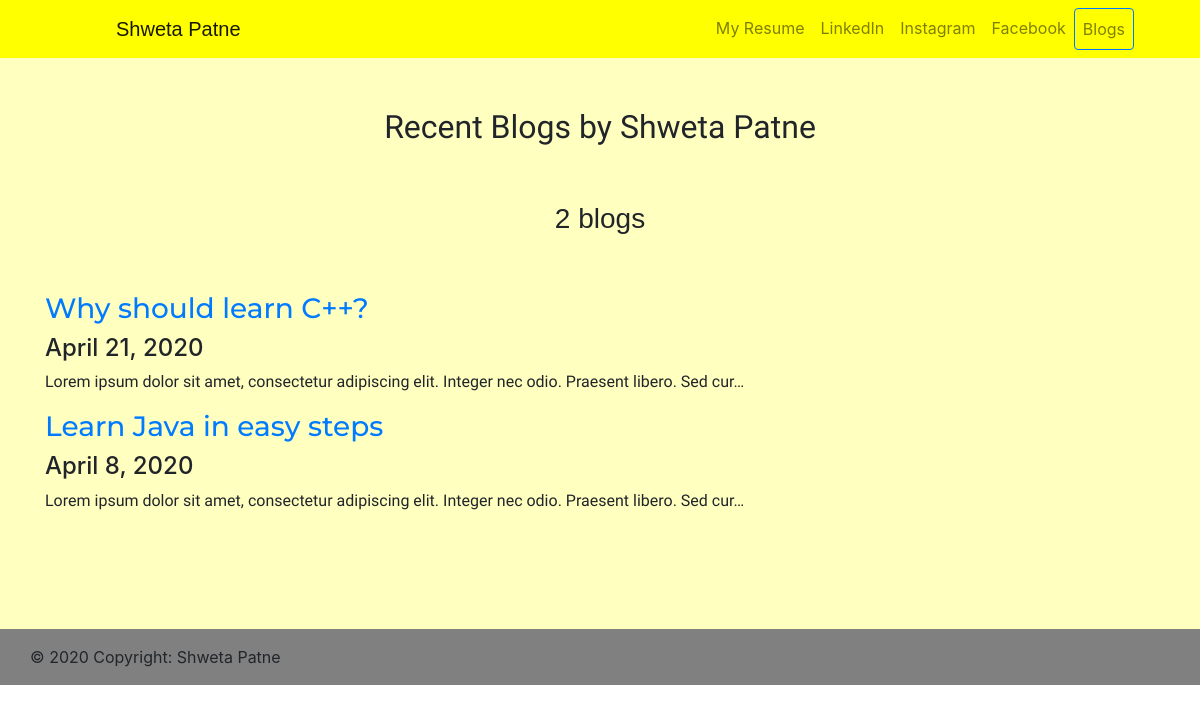
Screenshot of /blog/ with the database file from the repository.
### blog/models.py (models this page shows, shortened)
class Blog(models.Model):
    title = models.CharField(max_length=200)
    date = models.DateField()
    description = models.TextField()
    url = models.URLField(blank=True)

### blog/views.py (the view)
# urls.py: path('', views.all_blogs, name="all_blogs"),
def all_blogs(request):
    blogs = Blog.objects.order_by('-date')
    return render(request, 'blog/all_blogs.html', {'blogs':blogs})

### blog/templates/blog/all_blogs.html (shortened to what this page needs)
{% extends 'portfolio/base.html' %}
{% block content %}
	<div class="container" style="padding-top: 50px; padding-bottom: 100px;">
		<h2 align="center" style="font-family: 'Julius Sans One', sans-serif;">Recent Blogs by Shweta Patne </h2><br><br>
		<div>
			<h3 align="center" style="font-family: 'Merriweather Sans', sans-serif;"> {{blogs.count}} blog{{blogs.count | pluralize}} </h3>
			<br><br>
			{%for blog in blogs%}
			<a href="{% url 'blog:detail' blog.id %}"><h3 style="font-family: 'Montserrat', sans-serif;"> {{blog.title}} </h3></a>
			<h4> {{blog.date}} </h4>
			<p style="font-family: 'Tajawal', sans-serif;"> {{blog.description|striptags|truncatechars:100}} </p>
			{% endfor %}
		</div>
	</div>
{% endblock %}

### portfolio/templates/portfolio/base.html (shortened to what this page needs)
<!doctype html>
<html lang="en">
  <head>
    <link rel="stylesheet" href="https://stackpath.bootstrapcdn.com/bootstrap/4.4.1/css/bootstrap.min.css">
  </head>
  <body>
  	{% load static %}
  	<nav class="navbar navbar-expand-lg navbar-light" style="font-color: #000000; background-color: #ffff00;">
	  <a class="navbar-brand" href="{% url "home" %}" style="padding-left: 100px; font-family: 'Merriweather Sans', sans-serif;">Shweta Patne</a>
	  <div class="collapse navbar-collapse justify-content-end" id="navbarNav" style="padding-right: 50px; color: blue">
	    <ul class="navbar-nav">
	      <li class="nav-item">
	        <a class="nav-link" href="{% static 'portfolio/Sample Resume.pdf'%}">My Resume<span class="sr-only">(current)</span></a>
	      </li>
	      <li class="nav-item">
	        <a class="nav-link" href="#">LinkedIn</a>
	      </li>
	      <li class="nav-item">
	        <a class="nav-link" href="#">Instagram</a>
	      </li>
	      <li class="nav-item">
	        <a class="nav-link" href="#">Facebook</a>
	      </li>
	      <li class="nav-item">
	        <a class="nav-link btn btn-outline-primary" href="{%url 'blog:all_blogs'%}">Blogs</a>
	      </li>
	    </ul>
	  </div>
	</nav>
	<div style="background-color: #ffffc0;">
    {% block content %}{% endblock %}
    </div>
    <footer style="background-color: grey; text-align: center;">
	   <div class="container">
	      <div class="row">
	          <div class="footer-copyright text-center py-3">© 2020 Copyright: Shweta Patne
			  </div>
	       </div>
	   </div>
	</footer>
  </body>
</html>

### rows the page displays
Blog: title "Why should learn C++?", date "April 21, 2020", description "Lorem ipsum dolor sit amet, consectetur adipiscing elit. Integer nec odio. Praesent libero. Sed cur…"
Blog: title "Learn Java in easy steps", date "April 8, 2020", description "Lorem ipsum dolor sit amet, consectetur adipiscing elit. Integer nec odio. Praesent libero. Sed cur…"

### other values shown
{{ blogs.count }} "2"
{{ blogs.count | pluralize }} "s"
